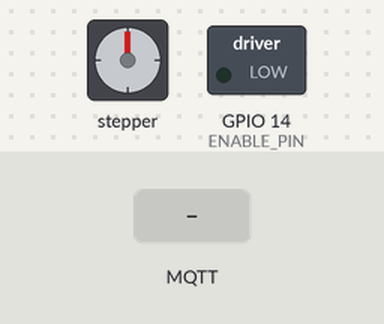
A sketch run on a simulated ESP32. Parts: stepper motor, switched loads named in the sketch (green lamp = pin HIGH). The inputs (shaded band) are chosen by the test bench. WiFi joins after 1.5 s; servers stay silent unless stated; no MQTT or app messages arrive unless stated; stepper angles assume 200 steps per turn; what the sketch prints to the serial monitor is not drawn.

Above: at 2.7 s.
2.8 s: MQTT message "up" arrives on the first subscribed topic
At 3.58 s:
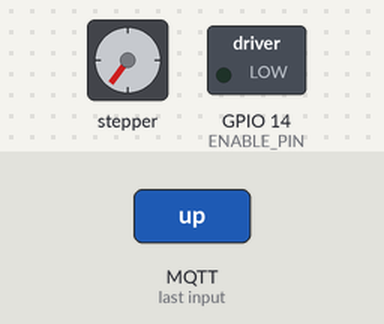
5.8 s: MQTT message "down" arrives on the first subscribed topic
At 6.01 s:
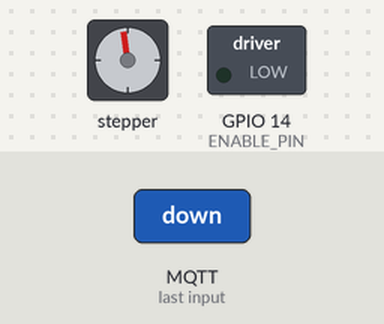
8.8 s: MQTT message "up" arrives on the first subscribed topic
At 9.01 s:
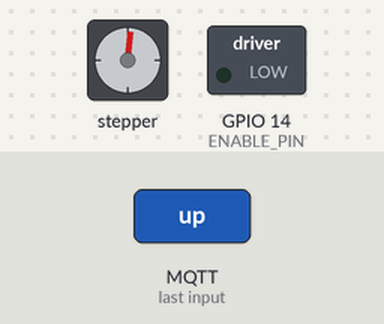
Timing chart, 0 to 13.0 s (numbered marks = the images above; inputs shaded):
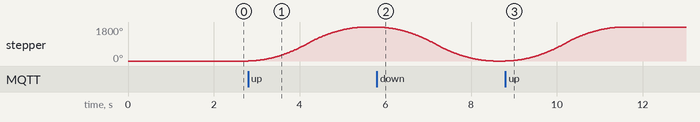

Measured:
- after the input at 2.8 s, stepper: keeps turning clockwise at about 664°/s, starting at once
- after the input at 5.8 s, stepper: keeps turning counter-clockwise at about 664°/s, starting at once
- after the input at 8.8 s, stepper: turns 1800° clockwise in 2.7 s, starting at once

The sketch:

Persianas.ino
```cpp
#include <WiFi.h>
#include <PubSubClient.h>
#include <AccelStepper.h>

// Definiciones del motor a pasos
#define DIR_PIN 5
#define STEP_PIN 4
#define ENABLE_PIN 14

#define MQTT_SERVER "broker.hivemq.com"  // Public MQTT broker for testing
#define MQTT_PORT 1883
#define MQTT_USER ""  // No user for public broker
#define MQTT_PASSWORD ""  // No password for public broker

const char* ssid = "Pezcadoo_31";
const char* password = "Avaesva_31";
const char* topic = "home/blinds";

WiFiClient espClient;
PubSubClient client(espClient);
AccelStepper stepper(AccelStepper::DRIVER, STEP_PIN, DIR_PIN);

void setup() {
  Serial.begin(115200);

  setup_wifi();
  client.setServer(MQTT_SERVER, MQTT_PORT);
  client.setCallback(callback);

  // Configuración del motor a pasos
  pinMode(ENABLE_PIN, OUTPUT);
  digitalWrite(ENABLE_PIN, LOW);  // Habilita el motor
  stepper.setMaxSpeed(1000);
  stepper.setAcceleration(500);
}

void setup_wifi() {
  delay(10);
  Serial.println();
  Serial.print("Connecting to ");
  Serial.println(ssid);

  WiFi.begin(ssid, password);

  while (WiFi.status() != WL_CONNECTED) {
    delay(500);
    Serial.print(".");
  }

  Serial.println("");
  Serial.println("WiFi connected");
  Serial.println("IP address: ");
  Serial.println(WiFi.localIP());
}

void reconnect() {
  while (!client.connected()) {
    Serial.print("Attempting MQTT connection...");
    if (client.connect("ESP32Client", MQTT_USER, MQTT_PASSWORD)) {
      Serial.println("connected");
      client.subscribe(topic);
    } else {
      Serial.print("failed, rc=");
      Serial.print(client.state());
      Serial.println(" try again in 5 seconds");
      delay(5000);
    }
  }
}

void callback(char* topic, byte* payload, unsigned int length) {
  String command;
  for (unsigned int i = 0; i < length; i++) {
    command += (char)payload[i];
  }

  Serial.print("Received message: ");
  Serial.println(command);

  if (command == "up") {
    moveBlindsUp();
  } else if (command == "down") {
    moveBlindsDown();
  } else if (command == "stop") {
    stopBlinds();
  }
}

void moveBlindsUp() {
  stepper.moveTo(1000);  // Ajusta este valor según el recorrido necesario
  stepper.runToPosition();
}

void moveBlindsDown() {
  stepper.moveTo(0);  // Ajusta este valor según el recorrido necesario
  stepper.runToPosition();
}

void stopBlinds() {
  stepper.stop();
}

void loop() {
  if (!client.connected()) {
    reconnect();
  }
  client.loop();
}
```
